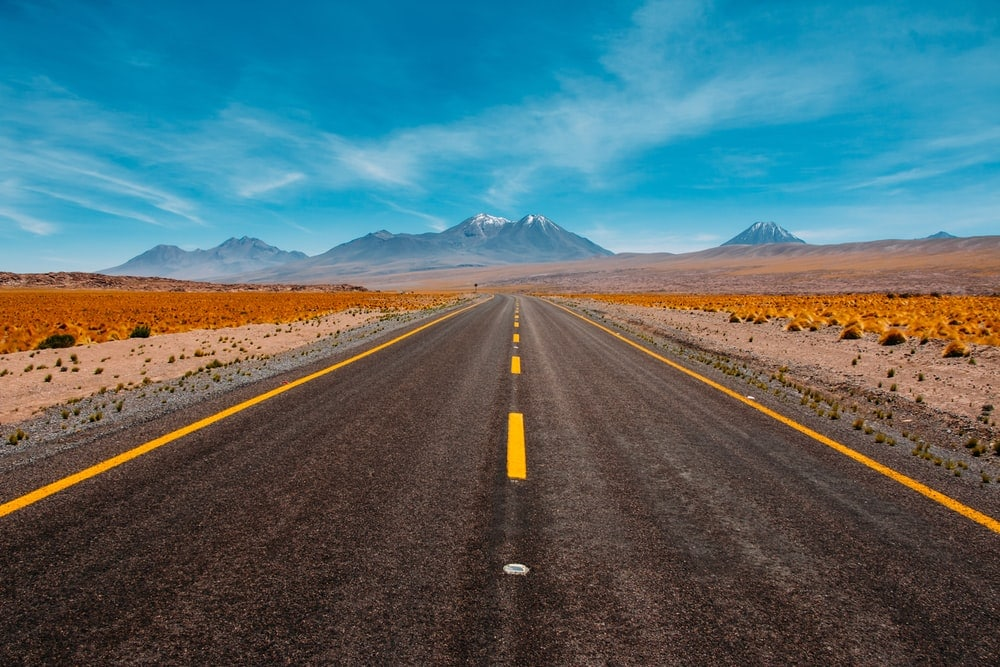
#> input picture Image Processor/road1.jpg, 1000 x 667 px, found by its file name
$ jupyter execute testing.ipynb
#> lines starting #> are read from the running program, lines starting #| are printed output that depends on the picture
### Image Processor/EdgeFinder.py
import numpy as np
import matplotlib.pyplot as plt

class EdgeFinder :
    """
       This perform the 3-sigma method on a single dimension data set
       Attribue :
           data (numpy array)
           s1 (int)
           hd (int)
           abnormal (dictionary)
       Method :
           return(void)       __init__(self,s1,hd,data) : is a constructor
           return(list)       get_3sigmaBound(self,data_seg) : for getting the boundary in the interval
           return(dictionary) check_abnormal(self,init) : perform checking for the hd interval
           return(dictionary) perform_3sig(self) : perform the 3 sigma method for the entier data set
           return(void)       plot_data(self) : ploting the data on the gra
    """
    def __init__(self,s1,hd,Data):
        self.data = Data
        self.s1 = s1
        self.hd = hd
        self.perform_3sig()

    #get the upper and lower bound
    def get_3sigmaBound(self,data):
        mean = np.mean(data)
        standard_div = np.std(data)
        upperbound = mean + 3*standard_div
        lowerbound = mean - 3*standard_div
        return [upperbound, lowerbound]

    #the function that do the stuff above
    def check_abnormal(self,init):
        states={} #empty dictionary discribing the current interveral data
        end=init+self.s1 #a stop for the s1 interval
        states['num'] = end #start checking at that posision of data

        #get the upperbound and lowerbound of the data
        states['up'],states['low'] = self.get_3sigmaBound(self.data[init : end])

        #loop and check for abnormal data with upper and lower bound
        for Data in self.data[end:end+self.hd]:
            #if found abnormal, return the dictionary
            if Data >= states['up'] or Data <= states['low']: return states
            states['num'] += 1
        #loop is done, and num is noted at Nan
        states['num'] = np.NaN
        return states

    def perform_3sig(self):
        init = 0 #act as the starting position for the operation
        result = {'up':[],'low':[]} #empty dictionary for result appending
        while True:
            #limter for operation going over the data value
            if init+self.s1+self.hd >= len(self.data) : break
            #call in the operation to check the abnormal value
            states = self.check_abnormal(init)
            result['low'].append(states['low']) # append everything to the result
            result['up'].append(states['up'])
            #check if the data found a abnormal. if so, the operation terminate
            if not np.isnan(states['num']) :
                result['num'] = states['num']
                break
            #move to next hd
            init += self.hd
        self.abnormal = result
        return result

    def plot_data(self,lines = ''):
        plt.plot(self.data,'r')
        if lines != '' : plt.title((lines+'(S1='+str(self.s1)+' ,hd='+str(self.hd)+')'))
        for interation in range(0,len(self.abnormal['low'])):
            i1 = interation*(self.hd)
            e1 = self.s1+self.hd*interation
            i2 = e1
            e2 = self.s1+self.hd*interation+self.hd
            plt.plot(range(i1,e1),np.full(shape=self.s1,fill_value = self.abnormal['low'][interation]),'m',)
            plt.plot(range(i2,e2),np.full(shape=self.hd,fill_value = self.abnormal['low'][interation]),'k',)
            plt.plot(range(i1,e1),np.full(shape=self.s1,fill_value = self.abnormal['up'][interation]),'m')
            plt.plot(range(i2,e2),np.full(shape=self.hd,fill_value = self.abnormal['up'][interation]),'k')
        if 'num' in self.abnormal.keys() : plt.plot([self.abnormal['num']],self.data[self.abnormal['num']],'bo',)
        plt.show()

### Image Processor/Stuff/testing.ipynb
[cell 1]
import numpy as np
from EdgeFinder import EdgeFinder as ef
from PIL import Image
from pylab import *
from scipy.ndimage import filters

[cell 2]
#get import the image
im = np.array(Image.open('road1.jpg').convert('L'))
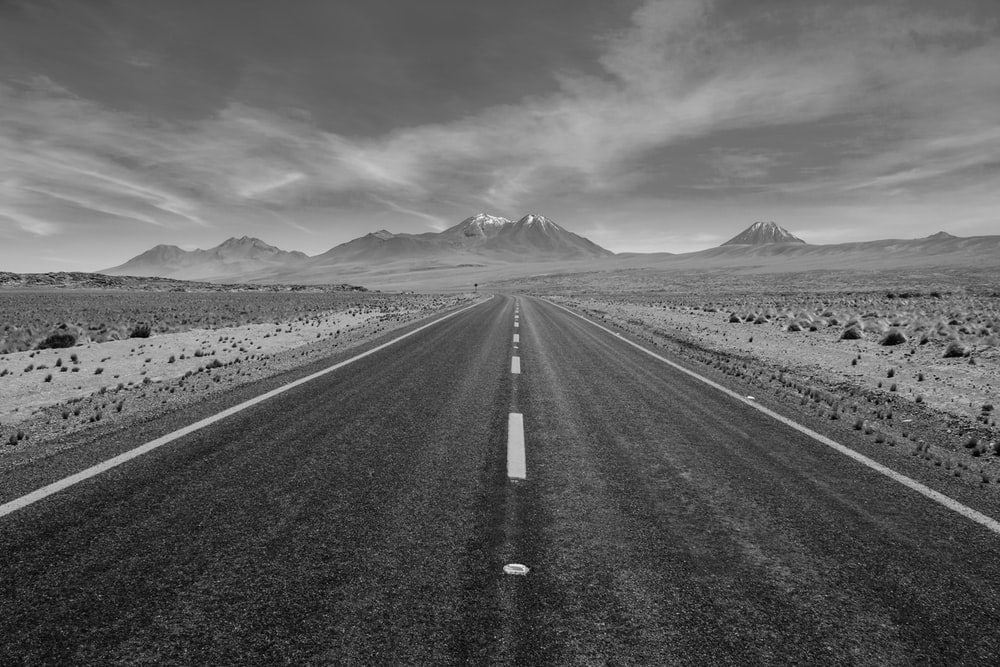
#> im: shape (667, 1000); min 1, max 253, mean 100.2
#apply gray transform
im = 255.0*(im/255.0)**4
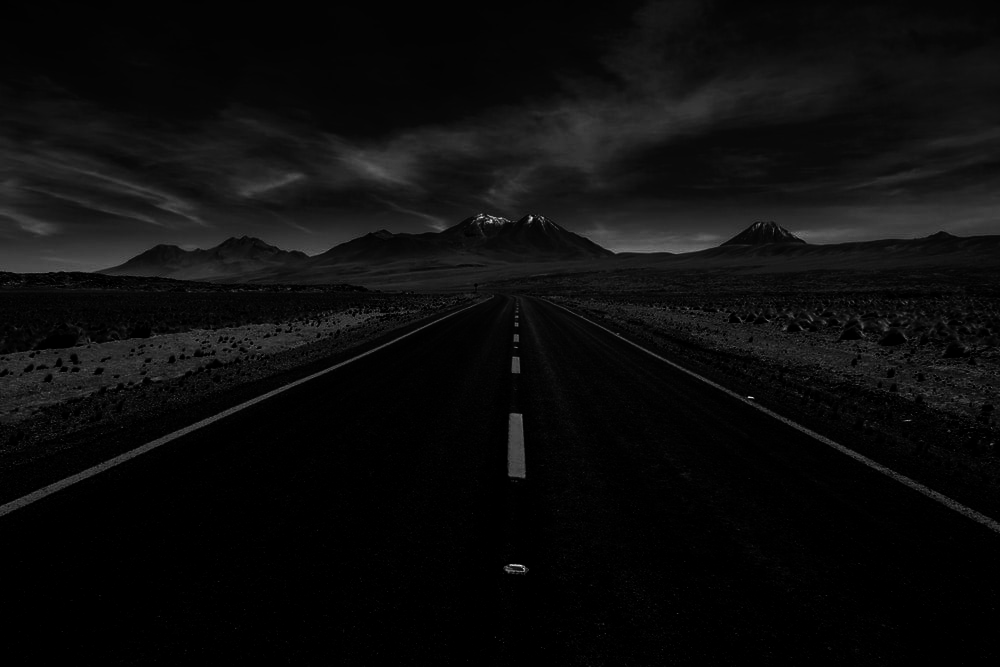
#> im: shape (667, 1000) float64; min 6.03e-08, max 247.1, mean 12.9

[cell 3]
im = filters.gaussian_filter(im,5)
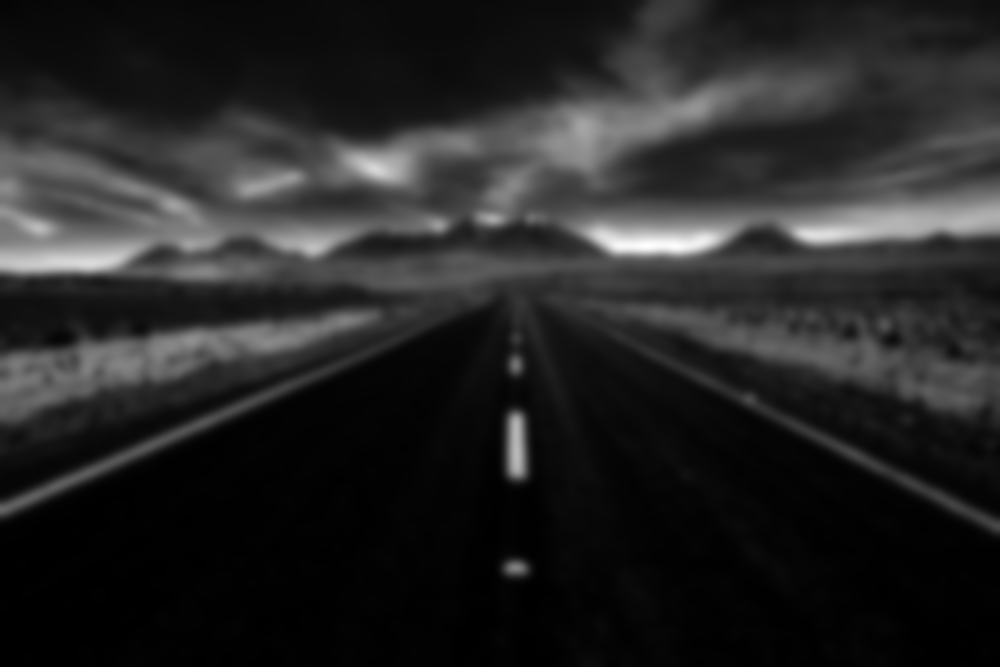
#> im: shape (667, 1000) float64; min 0.105, max 85.52, mean 12.9; drawn with min black and max white

[cell 4]
x = int(3/4*len(im))-120
#> x = 380
y = int(len(im[1])/2)
#> y = 500

lin1 = np.flip(im[x,0:y-10])
#> lin1 = 490 values, max 40.43 at index 472, min 1.57 at index 143, mean 16.38
lin2 = im[x,-(y-10):]
#> lin2 = 490 values, max 29.35 at index 456, min 4.03 at index 110, mean 12.91

print(lin1.shape)
#| (490,)
print(lin2.shape)
#| (490,)

[cell 5]
#processing to find edge
s1 = 80
hd = 30
e1 = ef(s1,hd,lin1)
#> in __init__, `self.data = Data`: self.data has the same summary as lin1 outside __init__
#> the loop in perform_3sig, `while True:` made 3 passes
#> states on pass 3: {'num': 155, 'up': 2.33, 'low': 1.38}
#> after the loop in perform_3sig, `while True:`: init = 60; result = {'up': [6.4, 2.8, 2.33], 'low': [-0.646, 1.06, 1.38], 'num': 155}
#> in perform_3sig, `self.abnormal = result`: self.abnormal has the same summary as result
e2 = ef(s1,hd,lin2)
#> the loop in perform_3sig (call 2), `while True:` made 4 passes
#> states on pass 4: {'num': 176, 'up': 6.07, 'low': 3.42}

[cell 6]
figure()
imshow(im)
gray()
plot(range(0,y-10),np.full(len(lin1),x),'r')
plot(range(y+10,len(im[1])),np.full(len(lin2),x),'r')
plot(y-10 - e1.abnormal['num'],x,'bo')
plot(y+10 + e2.abnormal['num'],x,'bo')
figure()
axis('equal')
e1.plot_data()
#> the loop in plot_data, `for interation in range(0,len(self.abnormal['low'])):` made 3 passes
#> (i1, e1, i2, e2) on passes 1 to 3: (0, 80, 80, 110), (30, 110, 110, 140), (60, 140, 140, 170)
#> in plot_data, `plt.show()`:
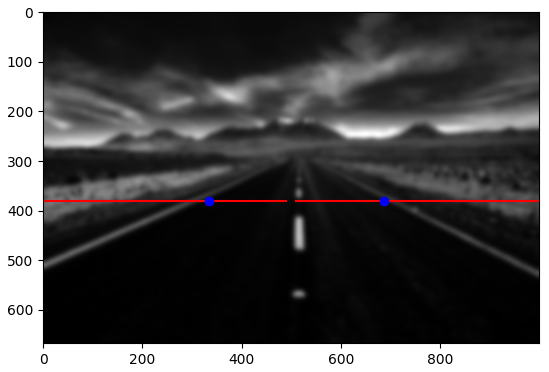
#> figure drawn by matplotlib, 1 panel
#> in plot_data, `plt.show()`:
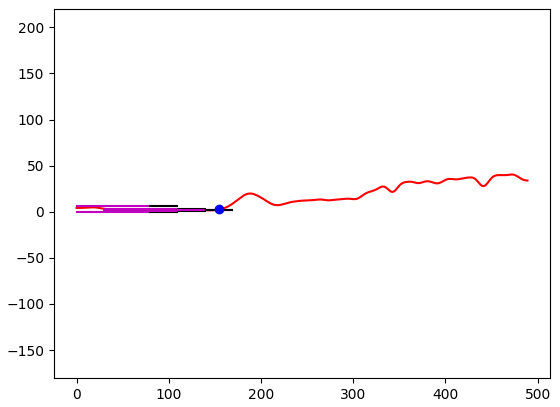
#> figure drawn by matplotlib, 1 panel; curve peaks at x = 472, y = 40.43
figure()
axis('equal')
e2.plot_data()
#> call 2 of plot_data, with lines = ''
#> the loop in plot_data (call 2), `for interation in range(0,len(self.abnormal['low'])):` made 4 passes
#> in plot_data (call 2), `plt.show()`:
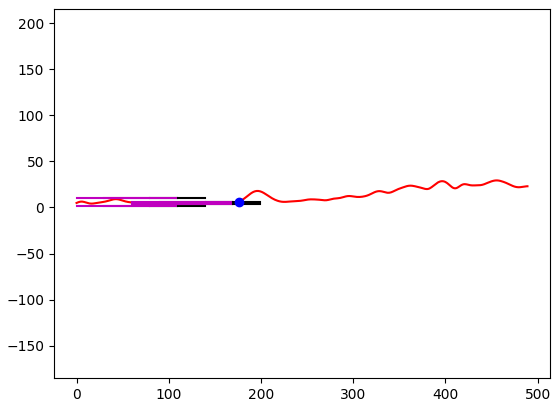
#> figure drawn by matplotlib, 1 panel; curve peaks at x = 456, y = 29.35
show()

$ run again, with Image Processor/road2.jpg copied over Image Processor/road1.jpg
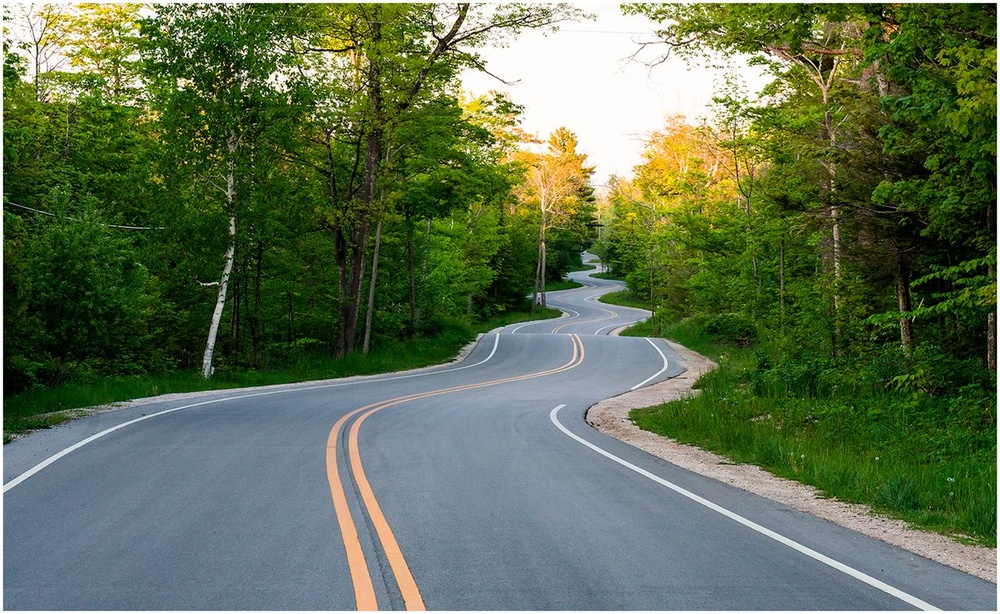
#> input picture Image Processor/road2.jpg, 1000 x 614 px, shrunk from 1280 x 786 before the run, found by its file name
#> `im = filters.gaussian_filter(im,5)`:
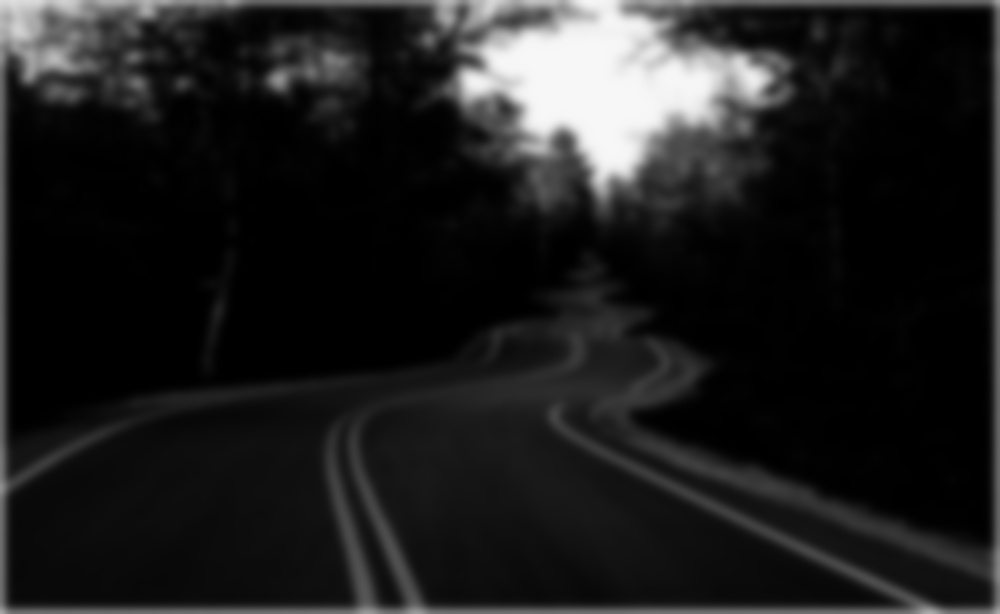
#> im: shape (614, 1000) float64; min 0.0024, max 247.1, mean 30.8
#> x = 340
#> y = 500
#> lin1 = 490 values, max 100.7 at index 489, min 0.011 at index 420, mean 2.76
#> lin2 = 490 values, max 100.6 at index 489, min 0.0158 at index 461, mean 12.81
#| (490,)
#| (490,)
#> self.data has the same summary as lin1 outside __init__
#> the loop in perform_3sig, `while True:` made 2 passes
#> after the loop in perform_3sig, `while True:`: init = 30; result = {'up': [27.2, 0.71], 'low': [-17.34, -0.423], 'num': 122}
#> self.abnormal has the same summary as result
#> the loop in perform_3sig (call 2), `while True:` made 3 passes
#> the loop in plot_data, `for interation in range(0,len(self.abnormal['low'])):` made 2 passes
#> (i1, e1, i2, e2) on passes 1 to 2: (0, 80, 80, 110), (30, 110, 110, 140)
#> the loop in plot_data (call 2), `for interation in range(0,len(self.abnormal['low'])):` made 3 passes
#> (i1, e1, i2, e2) on passes 1 to 3: (0, 80, 80, 110), (30, 110, 110, 140), (60, 140, 140, 170)
#> in plot_data (call 2), `plt.show()`:
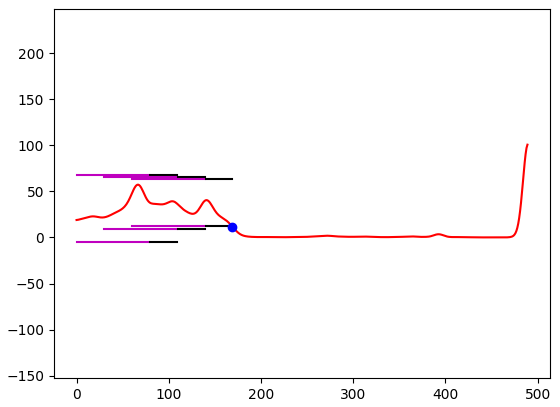
#> figure drawn by matplotlib, 1 panel; curve peaks at x = 489, y = 100.6

$ run again, with Image Processor/road3.jpg copied over Image Processor/road1.jpg
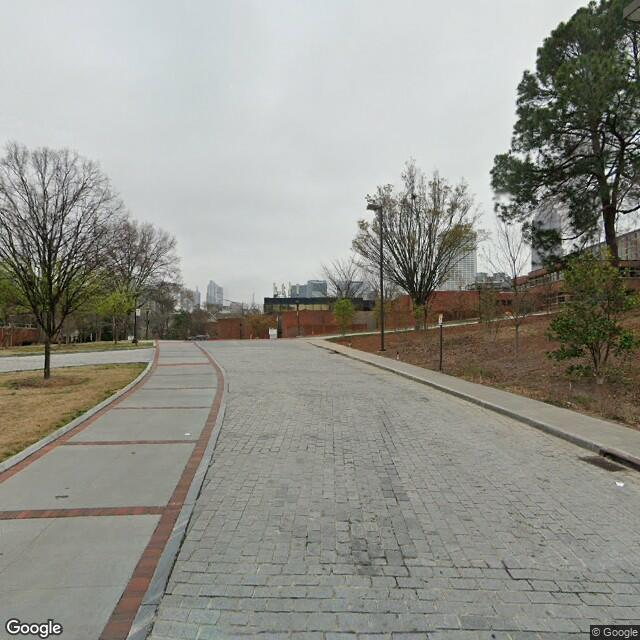
#> input picture Image Processor/road3.jpg, 640 x 640 px, found by its file name
#> `im = filters.gaussian_filter(im,5)`:
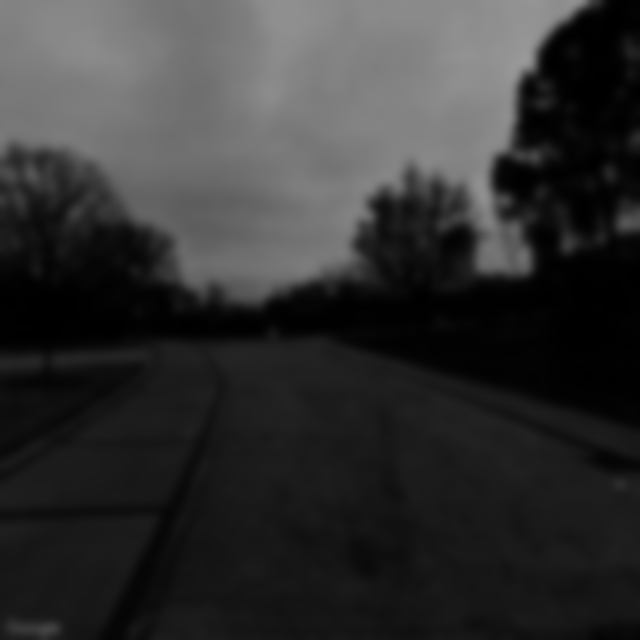
#> im: shape (640, 640) float64; min 0.36, max 153.4, mean 50.1
#> x = 360
#> y = 320
#> lin1 = 310 values, max 36.49 at index 276, min 22.27 at index 262, mean 32.53
#> lin2 = 310 values, max 31.06 at index 0, min 1.1 at index 266, mean 8.86
#| (310,)
#| (310,)
#> self.data has the same summary as lin1 outside __init__
#> the loop in perform_3sig, `while True:` made 1 pass
#> states on pass 1: {'num': 91, 'up': 37.51, 'low': 32.64}
#> after the loop in perform_3sig, `while True:`: init = 0; result = {'up': [37.51], 'low': [32.64], 'num': 91}
#> the loop in perform_3sig (call 2), `while True:` made 1 pass
#> states on pass 1: {'num': 85, 'up': 43.72, 'low': 7.77}
#> the loop in plot_data, `for interation in range(0,len(self.abnormal['low'])):` made 1 pass
#> (i1, e1, i2, e2) on pass 1: (0, 80, 80, 110)
#> the loop in plot_data (call 2), `for interation in range(0,len(self.abnormal['low'])):` made 1 pass
#> in plot_data (call 2), `plt.show()`:
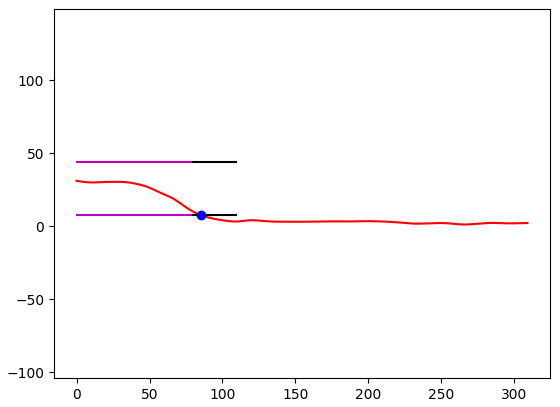
#> figure drawn by matplotlib, 1 panel; curve peaks at x = 0, y = 31.06

$ run again, with Image Processor/road4.jpg copied over Image Processor/road1.jpg
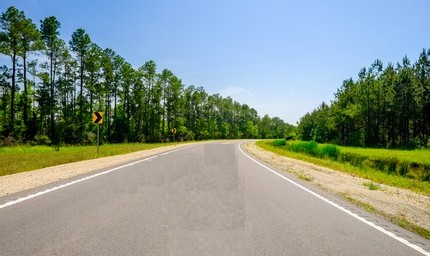
#> input picture Image Processor/road4.jpg, 430 x 256 px, found by its file name
#> `im = filters.gaussian_filter(im,5)`:
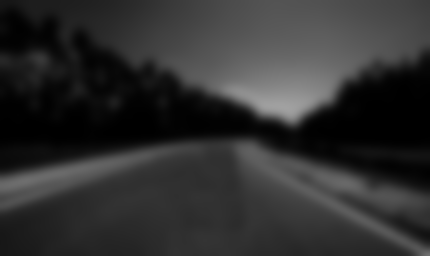
#> im: shape (256, 430) float64; min 0.0149, max 161.4, mean 47.9
#> x = 72
#> y = 215
#> lin1 = 205 values, max 93.01 at index 0, min 8.11 at index 81, mean 32.14
#> lin2 = 205 values, max 119.8 at index 73, min 6.42 at index 204, mean 81.36
#| (205,)
#| (205,)
#> self.data has the same summary as lin1 outside __init__
#> the loop in perform_3sig, `while True:` made 3 passes
#> after the loop in perform_3sig, `while True:`: init = 60; result = {'up': [139.3, 60.3, 30.89], 'low': [-40.53, -17.39, -0.714], 'num': 159}
#> self.abnormal has the same summary as result
#> the loop in perform_3sig (call 2), `while True:` made 2 passes
#> the loop in plot_data, `for interation in range(0,len(self.abnormal['low'])):` made 3 passes
#> (i1, e1, i2, e2) on passes 1 to 3: (0, 80, 80, 110), (30, 110, 110, 140), (60, 140, 140, 170)
#> the loop in plot_data (call 2), `for interation in range(0,len(self.abnormal['low'])):` made 2 passes
#> in plot_data (call 2), `plt.show()`:
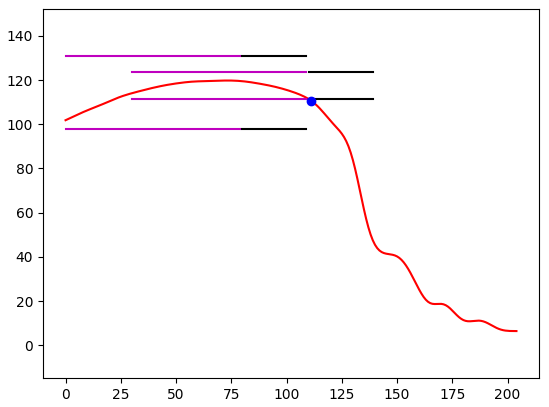
#> figure drawn by matplotlib, 1 panel; curve peaks at x = 73, y = 119.8
